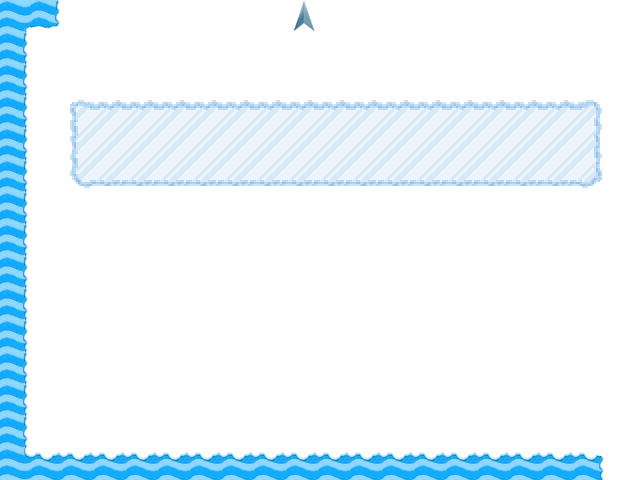

Rendered tile map (Tiled .tmx) drawn with the repository's tilesets; below, a short description and the map source with its tile grids summarised:
An orthogonal 20x15 tile map with 32x32 px tiles, 14 tile layers (Base, Walls_Blocks, Items, Bonus, ...), 4 hidden layers not drawn.

<map version="1.0" orientation="orthogonal" width="20" height="15" tilewidth="32" tileheight="32">
 <tileset firstgid="1" name="Ice_tiles" tilewidth="32" tileheight="32">
  <image source="../../Tiles/Ice_tiles.png" width="320" height="416" />
 </tileset>
 <layer name="Base" width="20" height="15">
  <data>[300 cells, 191 non-empty, 1 distinct tile ids]</data>
 </layer>
 <layer name="Walls_Blocks" width="20" height="15">
  <data>[300 cells, 30 non-empty, 2 distinct tile ids]</data>
 </layer>
 <layer name="Movable_Blocks" width="20" height="15" visible="0">
  <data>[300 cells, 13 non-empty, 1 distinct tile ids]</data>
 </layer>
 <layer name="Items" width="20" height="15">
  <data>[300 cells, 0 non-empty, 0 distinct tile ids]</data>
 </layer>
 <layer name="Bonus" width="20" height="15">
  <data>[300 cells, 0 non-empty, 0 distinct tile ids]</data>
 </layer>
 <layer name="Doors" width="20" height="15">
  <data>[300 cells, 0 non-empty, 0 distinct tile ids]</data>
 </layer>
 <layer name="Water_Blocks" width="20" height="15">
  <data>[300 cells, 34 non-empty, 6 distinct tile ids]</data>
 </layer>
 <layer name="Snow_Surface" width="20" height="15">
  <data>[300 cells, 215 non-empty, 1 distinct tile ids]</data>
 </layer>
 <layer name="Ice_Surface" width="20" height="15">
  <data>[300 cells, 51 non-empty, 9 distinct tile ids]</data>
 </layer>
 <layer name="Item_Shoes" width="20" height="15">
  <data>[300 cells, 0 non-empty, 0 distinct tile ids]</data>
 </layer>
 <layer name="Scene_End" width="20" height="15">
  <data>[300 cells, 1 non-empty, 1 distinct tile ids]</data>
 </layer>
 <layer name="Scene_Start" width="20" height="15">
  <data>[300 cells, 0 non-empty, 0 distinct tile ids]</data>
 </layer>
 <layer name="Enemies" width="20" height="15" visible="0">
  <data>[300 cells, 1 non-empty, 1 distinct tile ids]</data>
 </layer>
 <layer name="Dialogs" width="20" height="15">
  <data>[300 cells, 0 non-empty, 0 distinct tile ids]</data>
 </layer>
 <layer name="Fire_Blocks" width="20" height="15">
  <data>[300 cells, 0 non-empty, 0 distinct tile ids]</data>
 </layer>
 <layer name="Stone_Blocks" width="20" height="15" visible="0">
  <data>[300 cells, 60 non-empty, 1 distinct tile ids]</data>
 </layer>
 <layer name="Deco" width="20" height="15" visible="0">
  <data>[300 cells, 12 non-empty, 1 distinct tile ids]</data>
 </layer>
 <layer name="Map2" width="20" height="15">
  <data>[300 cells, 0 non-empty, 0 distinct tile ids]</data>
 </layer>
</map>
